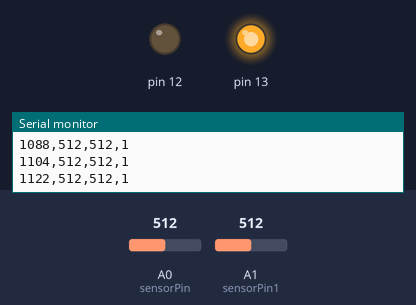
Recording of a sketch running on a simulated Arduino Uno, built with avr-gcc and run on an emulated ATmega328P. Shown: output pins drawn as LEDs (lit = HIGH), the last lines printed to the serial monitor. Inputs (shaded band) come from the test bench; at power-on: A0 (sensorPin) = 512, A1 (sensorPin1) = 512.

Above: at 1.2 s.
1.3 s: A0 (sensorPin) set to 106
At 4.2 s:
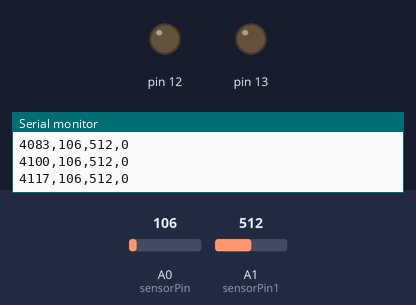
4.3 s: A0 (sensorPin) set to 91
5.8 s: A1 (sensorPin1) set to 992
8.8 s: A1 (sensorPin1) set to 1007
Timing chart, 0 to 12.8 s (numbered marks = the images above; inputs shaded):
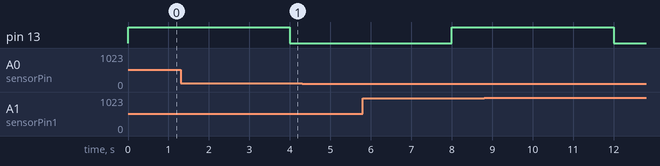

The sketch:

WarmupTrigger.ino
```cpp
int toggle1=1;
ISR(TIMER1_COMPA_vect){
  if (toggle1){
    digitalWrite(13,HIGH);
    toggle1 = 0;
  }
  else{
    digitalWrite(13,LOW);
    toggle1 = 1;
  }
}
int sensorPin = A0;    // select the input pin for the potentiometer
int sensorPin1 = A1;
int sensorValue = 0;  // variable to store the value coming from the sensor
int sensorValue1 = 0;
long int timenow=0,timestart=0;

void setup() {
  Serial.begin(9600);
  pinMode(13,OUTPUT);
  digitalWrite(13,LOW);
  //digitalWrite(13,HIGH);
  pinMode(12,OUTPUT);
  digitalWrite(12,LOW);
  //digitalWrite(12,HIGH);
  //delay(30000);
  cli(); // stop interrupts
  TCCR1A = 0; // set entire TCCR1A register to 0
  TCCR1B = 0; // same for TCCR1B
  TCNT1  = 0; // initialize counter value to 0
  // set compare match register for 0.25 Hz increments
  OCR1A = 62499; // = 16000000 / (1024 * 0.25) - 1 (must be <65536)
  // turn on CTC mode
  TCCR1B |= (1 << WGM12);
  // Set CS12, CS11 and CS10 bits for 1024 prescaler
  TCCR1B |= (1 << CS12) | (0 << CS11) | (1 << CS10);
  // enable timer compare interrupt
  TIMSK1 |= (1 << OCIE1A);
  sei(); // allow interrupts


}

void loop() {
 /* digitalWrite(13,LOW);
  timestart=millis();
  timenow=millis();
  while(timenow-timestart<5000)
  {

    //sensorValue1 = analogRead(sensorPin1);
    timenow = millis();
    Serial.print(timenow);
    Serial.print(",");
    sensorValue = analogRead(sensorPin);
    Serial.print(sensorValue);
    Serial.print(",");
    Serial.println(0);
  }
  timestart=millis();
  timenow=millis();
  digitalWrite(13,HIGH);
  while(timenow-timestart<30000)
  {

    //sensorValue1 = analogRead(sensorPin1);
    timenow = millis();
    Serial.print(timenow);
    Serial.print(",");
    sensorValue = analogRead(sensorPin);
    Serial.print(sensorValue);
    Serial.print(",");
    Serial.println("1");
  }
  */

  timenow = millis();
  Serial.print(timenow);
  Serial.print(",");
  sensorValue = analogRead(sensorPin);
  sensorValue1 = analogRead(sensorPin1);
  Serial.print(sensorValue);
  Serial.print(",");
  Serial.print(sensorValue1);
  Serial.print(",");
  Serial.println(digitalRead(13));
  //delay(500);


}
```
